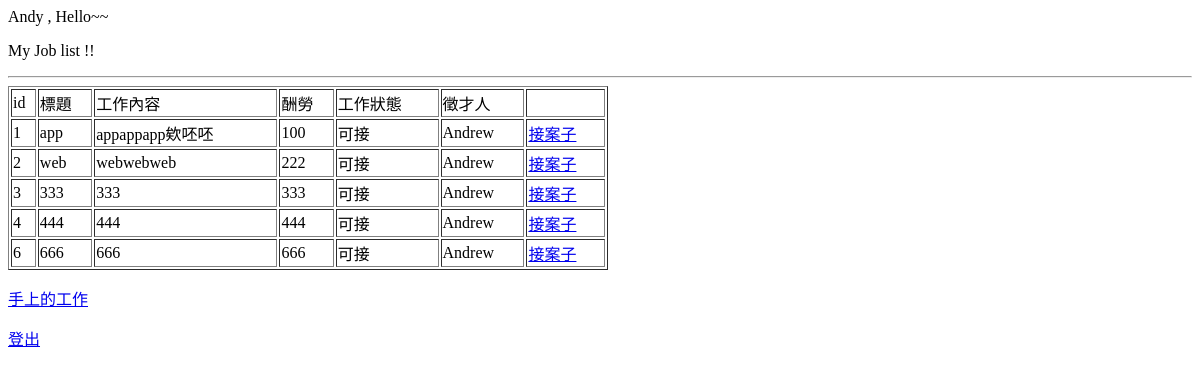
Page /02.list2.php (signed in) on the earlier database version.
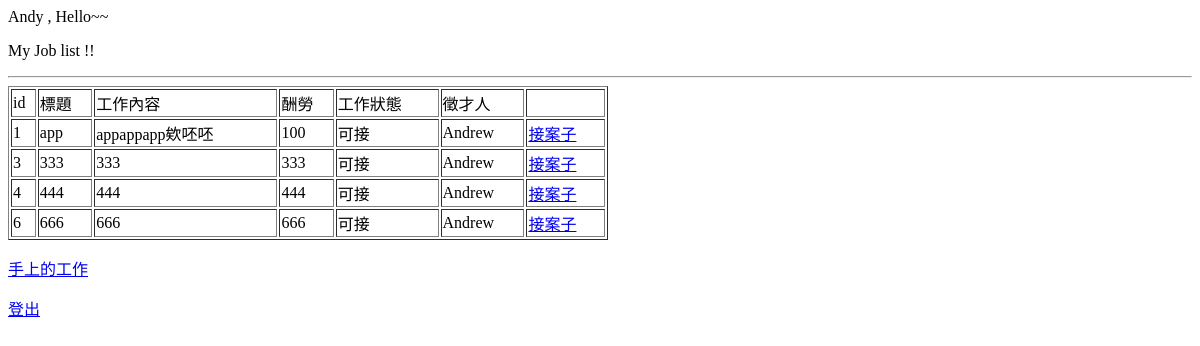
Same page on the later database version.
### tables this page shows
CREATE TABLE IF NOT EXISTS `work` (
  `id` int(11) NOT NULL,
  `title` varchar(30) NOT NULL,
  `msg` text NOT NULL,
  `price` int(11) NOT NULL,
  `status` int(11) NOT NULL,
  `whostart` varchar(20) DEFAULT NULL,
  `whotake` int(20) DEFAULT NULL
);

### 02.list2.php (the view, shortened to what this page needs)
<?php
    require("config.php");
?>
<!DOCTYPE html PUBLIC "-//W3C//DTD XHTML 1.0 Transitional//EN" "http://www.w3.org/TR/xhtml1/DTD/xhtml1-transitional.dtd">
<html xmlns="http://www.w3.org/1999/xhtml">
<head>
</head>
<body>
<p>My Job list !! </p>
<hr />
<table width="600" border="1">
  <tr>
    <td>id</td>
    <td>標題</td>
    <td>工作內容</td>
    <td>酬勞</td>
    <td>工作狀態</td>
    <td>徵才人</td>
    <td> </td>
  </tr>
<?php
$sql = "select * from work where status=0 order by id asc;";
$results=mysqli_query($conn,$sql);
while (	$rs=mysqli_fetch_array($results)) {
    if($rs['status']==0)
        $rs['status']="可接";
	echo "<tr><td>" , $rs['id'] ,
    "</td><td>" , $rs['title'] ,
	"</td><td>" , $rs['msg'],
	"</td><td>" , $rs['price'],
	"</td><td>" , $rs['status'],
	"</td><td>" , $rs['whostart'],
    "</td><td>" , "<a href='03.getwork.php?id=",$rs['id'] ,"' onclick='return confirm(\"are you sure ?\");'>接案子</a></br>",
    "</td></td></tr>";
}
?>
</table>
<p><a href="03.worklist.php">手上的工作</a> </p>
<p><a href="logout.php">登出</a> </p>
</body>
</html>

### config.php (shortened to what this page needs)
<?php
	if ( $_SESSION["uID"] == "" )
		header("Location: 01.login.php");
    else
        echo $_SESSION["nick"]," , Hello~~";
?>

Differences in the rows shown:
no longer on this page (row edited): work: id "2", title "web", msg "webwebweb", price "222", status "可接", whostart "Andrew"
